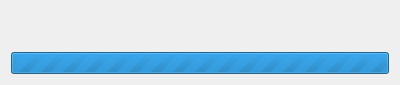
<?xml version="1.0" encoding="UTF-8"?>
<ui version="4.0">
 <class>ProgressDialog</class>
 <widget class="QDialog" name="ProgressDialog">
  <property name="geometry">
   <rect>
    <x>0</x>
    <y>0</y>
    <width>400</width>
    <height>85</height>
   </rect>
  </property>
  <property name="windowTitle">
   <string>Dialog</string>
  </property>
  <layout class="QVBoxLayout" name="verticalLayout_2">
   <item>
    <widget class="QLabel" name="label">
     <property name="text">
      <string/>
     </property>
     <property name="alignment">
      <set>Qt::AlignCenter</set>
     </property>
    </widget>
   </item>
   <item>
    <widget class="QProgressBar" name="progressBar">
     <property name="maximum">
      <number>0</number>
     </property>
     <property name="value">
      <number>-1</number>
     </property>
    </widget>
   </item>
  </layout>
 </widget>
 <resources/>
 <connections/>
</ui>
